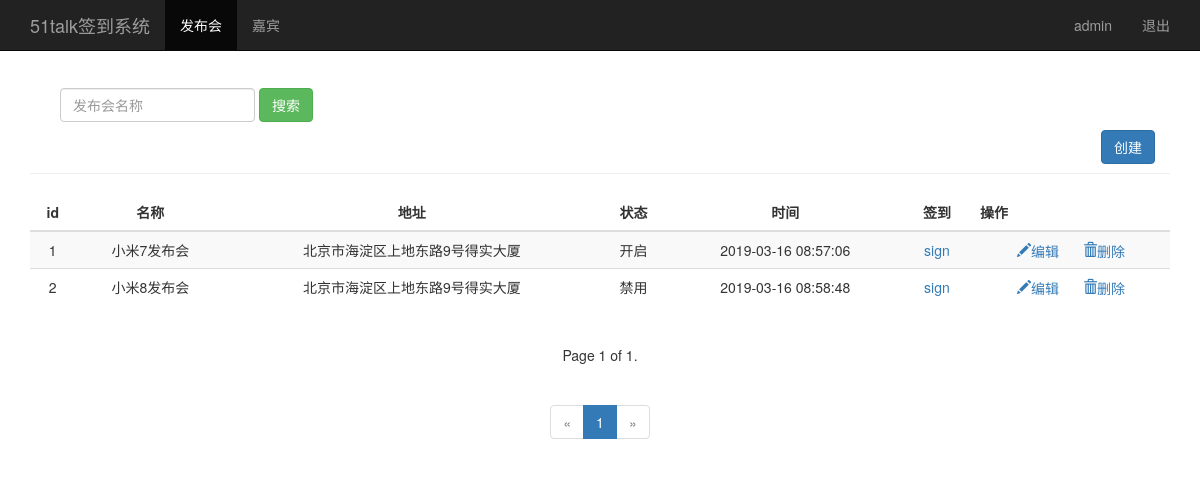
The app's page /event_manage/ (signed in), older data.
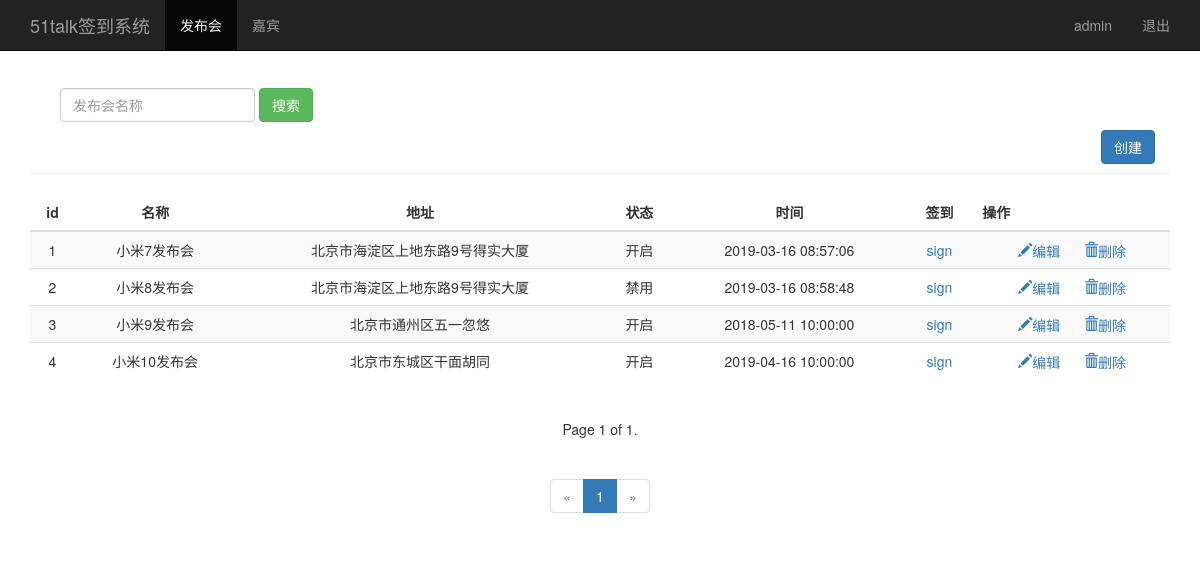
The same page, newer data.
### sign/models.py (models this page shows, shortened)
class Event(models.Model):
    name = models.CharField(max_length=100)
    limit = models.IntegerField()
    status = models.BooleanField()
    address = models.CharField(max_length=200)
    start_time = models.DateTimeField()
    create_time = models.DateTimeField(auto_now=True)
    class Meta:
        ordering = ['-id']

### sign/views.py (the view)
# urls.py: path('event_manage/',views.event_manage),
@login_required
def event_manage(request):
    username = request.session.get('user','')
    events = Event.objects.order_by('id') #按照id升序
    paginator = Paginator(events,5)
    paginator_count = paginator.count
    paginator_num_pages = paginator.num_pages
    l1 = []
    for n1 in range (1,paginator_num_pages+1):
        l1.append(n1)
    page = request.GET.get('page')
    try:
        contacts = paginator.page(page)
        print ("contacts---------->1",contacts)
    except PageNotAnInteger:
        contacts = paginator.page(1)
        print ("contacts---------->2",contacts)
    except EmptyPage:
        contacts = paginator.page(paginator.num_pages)
        print ("contacts---------->3",contacts)
    print("contacts---------->4", contacts)
    return render(request,"event_manage.html",{"user":username,"events":contacts,
                                               "type":"list","search_result":"result_data",
                                               "nums":l1,"page":page})

### sign/templates/event_manage.html (shortened to what the changed rows need)
<!DOCTYPE html>
<html lang="zh-CN">
  <head>
      {% load bootstrap3 %}
      {% bootstrap_css %}
  </head>
<body>
      {% if type == "list" %}
      <div class="container theme-showcase" role="main">
          <div class="row">
              <div class="col-md-6" style="width:1170px;">
                  <table class="table table-striped" style="text-align:center">
                      <thead>
                          <tr>
                              <th style="text-align:center;vertical-align: middle">id</th>
                              <th style="text-align:center;vertical-align: middle">名称</th>
                              <th style="text-align:center;vertical-align: middle">地址</th>
                              <th style="text-align:center;vertical-align: middle">状态</th>
                              <th style="text-align:center;vertical-align: middle">时间</th>
                              <th style="text-align:center;vertical-align: middle">签到</th>
                              <th style="align:le">操作</th>
                          </tr>
                      </thead>
                      <tbody>
                          {% for event in events %}
                          <tr>
                              <td>{{ event.id}}</td>
                              <td>{{ event.name}}</td>
                              <td>{{ event.address}}</td>
                              <td>{% if event.status == True %}
                                  <span>开启</span>
                                  {% elif event.status == False %}
                                  <span>禁用</span>
                                  {% endif %}
                              </td>
                              <td>{{ event.start_time | date:"Y-m-d H:i:s"}}</td>
                              <td><a href="/sign_index/{{ event.id }}/" target="{{ event.id }}_blank">sign</a></td>
                              <td>
                                  <a href="#">
                                      <i class="glyphicon glyphicon-pencil">编辑</i>
                                  </a>
                                  <a href="#" style="margin-left:20px;">
                                      <i class="glyphicon glyphicon-trash">删除</i>
                                  </a>
                              </td>
                          </tr>
                          {% endfor %}
                      </tbody>
                  </table>
              </div>
          </div>
     </div>
     {% endif %}
</body>
</html>

Row changes from the older to the newer data that the page shows:
added Event: id "3", name "小米9发布会", address "北京市通州区五一忽悠", status "开启", start_time "2018-05-11 10:00:00"
added Event: id "4", name "小米10发布会", address "北京市东城区干面胡同", status "开启", start_time "2019-04-16 10:00:00"
